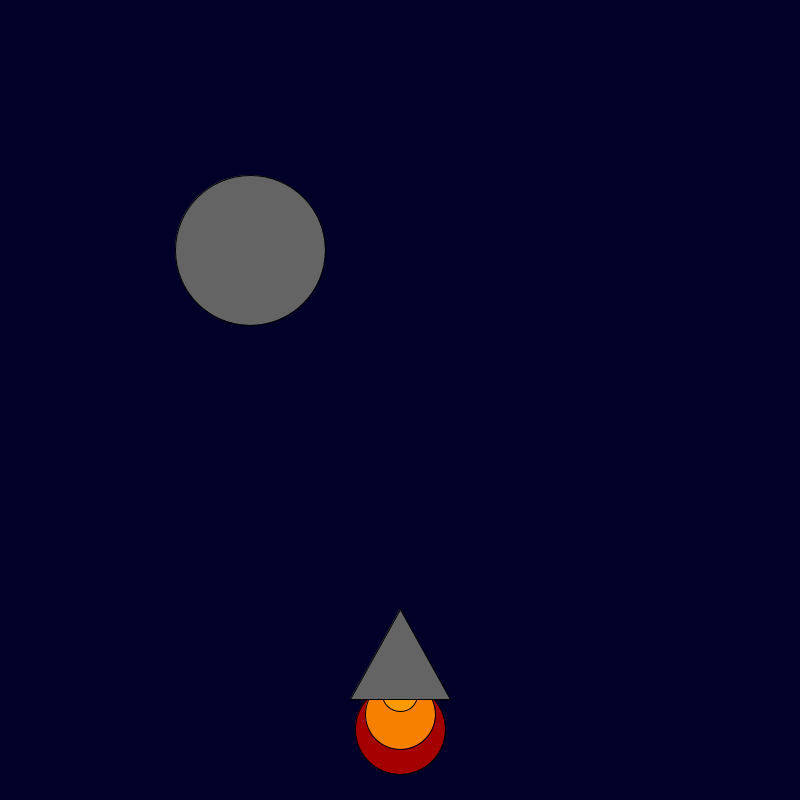
Frame 1 (no input)
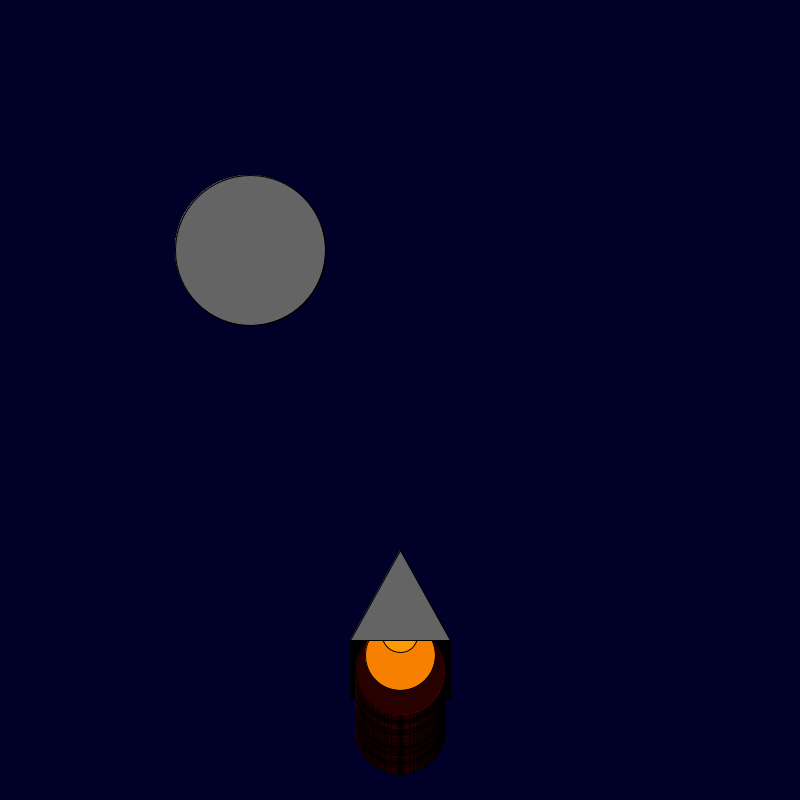
Frame 60 (the mouse pressed at the canvas centre just before this capture)
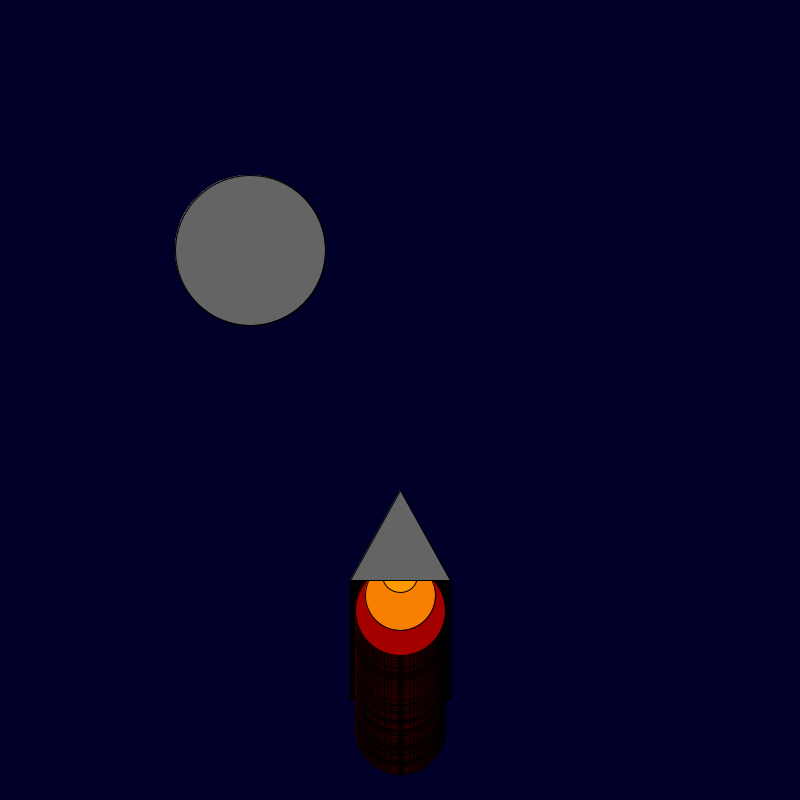
Frame 120 (the mouse held since frame 60 and released just before this capture)

The Processing sketch that drew these frames (run headless with seeded random() and noise(); from frame 60 on, the mouse is pressed at the canvas centre):

// Processing sketch: rocketship
// ── rocketship.pde
int x = 400; 
int y = 600; 

void setup() {

  background(0, 0, 40); 
  size(800, 800);
}

void draw() {
y--;
  fill(random(255), 0, 0);
  ellipse(x, y + 130, 90, 90);
  fill(248, 128, 0);
  ellipse(x, y + 115, 70, 70);
  fill(255, 153, 0);
  ellipse(x, y + 95, 35, 35);
  fill(100, 100, 100);
  triangle(x, y + 10, x + 50, y + 100, x - 50, y + 100);
  ellipse(250, 250, 150, 150);
}
